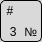
              <widget class="QWidget" name="key_t_3" native="true">
               <property name="minimumSize">
                <size>
                 <width>42</width>
                 <height>42</height>
                </size>
               </property>
               <property name="maximumSize">
                <size>
                 <width>42</width>
                 <height>42</height>
                </size>
               </property>
               <property name="styleSheet">
                <string notr="true">border: 1px solid black;
background-color: #D9D9D9; 
border-radius: 5px;
 color: black; 
</string>
               </property>
               <layout class="QGridLayout" name="gridLayout_24" rowstretch="0,0,0,0" columnstretch="0,0,0">
                <property name="leftMargin">
                 <number>0</number>
                </property>
                <property name="topMargin">
                 <number>0</number>
                </property>
                <property name="rightMargin">
                 <number>0</number>
                </property>
                <property name="bottomMargin">
                 <number>0</number>
                </property>
                <property name="spacing">
                 <number>0</number>
                </property>
                <item row="3" column="2">
                 <widget class="QLabel" name="label_62">
                  <property name="styleSheet">
                   <string notr="true">border: none;  background: transparent</string>
                  </property>
                  <property name="text">
                   <string> №</string>
                  </property>
                 </widget>
                </item>
                <item row="3" column="0">
                 <widget class="QLabel" name="label_63">
                  <property name="styleSheet">
                   <string notr="true">border: none; background: transparent</string>
                  </property>
                  <property name="text">
                   <string>   3</string>
                  </property>
                 </widget>
                </item>
                <item row="2" column="0">
                 <widget class="QLabel" name="label_64">
                  <property name="styleSheet">
                   <string notr="true">border: none;  background: transparent</string>
                  </property>
                  <property name="text">
                   <string>  #</string>
                  </property>
                 </widget>
                </item>
               </layout>
              </widget>
